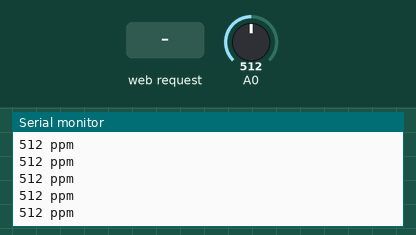
Recording of a sketch running on a simulated ESP8266 (NodeMCU). On the bench: the last lines printed to the serial monitor. The inputs (shaded band) are chosen by the test bench; at power-on: A0 = 512.

Above: at 1.2 s.
1.3 s: HTTP request GET /getData received
At 1.9 s:
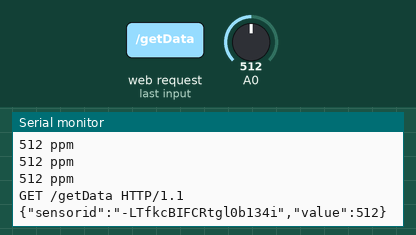
2.8 s: A0 set to 716
At 2.82 s:
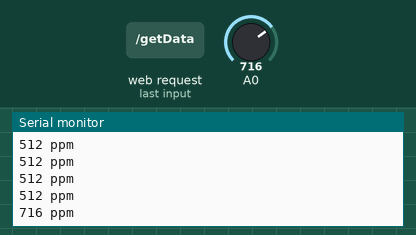
4.3 s: A0 set to 900
At 4.33 s:
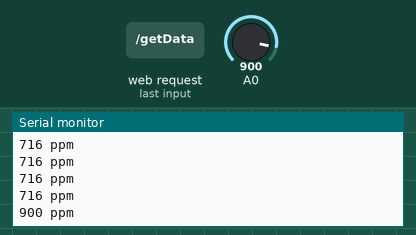
Timing chart, 0 to 7.3 s (numbered marks = the images above; inputs shaded):
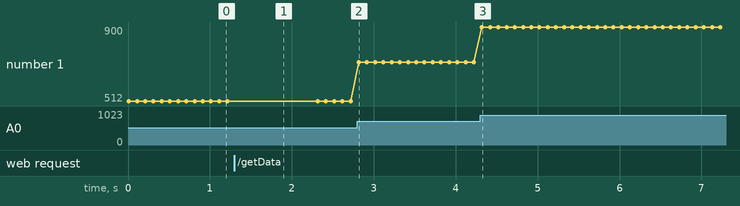

The sketch:

sketch_dec18a.ino
```cpp
#include <ArduinoJson.h>
#include<ESP8266WiFi.h>

// WiFi Definitions
const char* ssid = "ArduinoWIFI";
char* password = "arduinowifi"; // has to be longer than 7 chars
String value = "";
String s = "";
String request = "";
int ppmValue = 0;
WiFiServer server(80);
WiFiClient client;

const size_t bufferSize = JSON_OBJECT_SIZE(2);
DynamicJsonDocument jsonDocument(bufferSize);

void setup() {

  Serial.begin(115200);
  delay(10);

  WiFi.mode(WIFI_AP);
  WiFi.softAP(ssid, password, 1, 1);

  server.begin();
}

void loop() {
  //code
  ppmValue=analogRead(0);
  Serial.print(ppmValue);
  Serial.println(" ppm" ); // milliseconds
  delay(100);
  //end of code
  value="";
  JsonObject root = jsonDocument.to<JsonObject>();
  root["sensorid"]="-LTfkcBIFCRtgl0b134i";
  //Check of client has connected
  client = server.available();
  if (!client) {
    return;
  }

  // Read the request line
  request = client.readStringUntil('\r');
  Serial.println(request);
  client.flush();

  // Match request
  if (request.indexOf("/getData") != -1) {
    // read the input for example on A0
    root["value"]=ppmValue;
    serializeJson(root, Serial);
  }
  client.flush();

  // JSON response
  s = "HTTP/1.1 200 OK\r\n";
  s += "Content-Type: application/json\r\n\r\n";
  serializeJson(root, value);
  s +=value;

  // Send the response to the client
  client.print(s);
  delay(1000);
 // client.stop();
  // The client will actually be disconnected when the function returns and the client object is destroyed
}
```

Measured:
- after the input at 1.3 s, the serial monitor: prints a new line at once (image 1)
- after the input at 2.8 s, the serial monitor: prints a new line at once (image 2)
- after the input at 4.3 s, the serial monitor: prints a new line at once (image 3)
- plotted number 1: 512 → 716 after the input at 2.8 s, 716 → 900 after the input at 4.3 s
